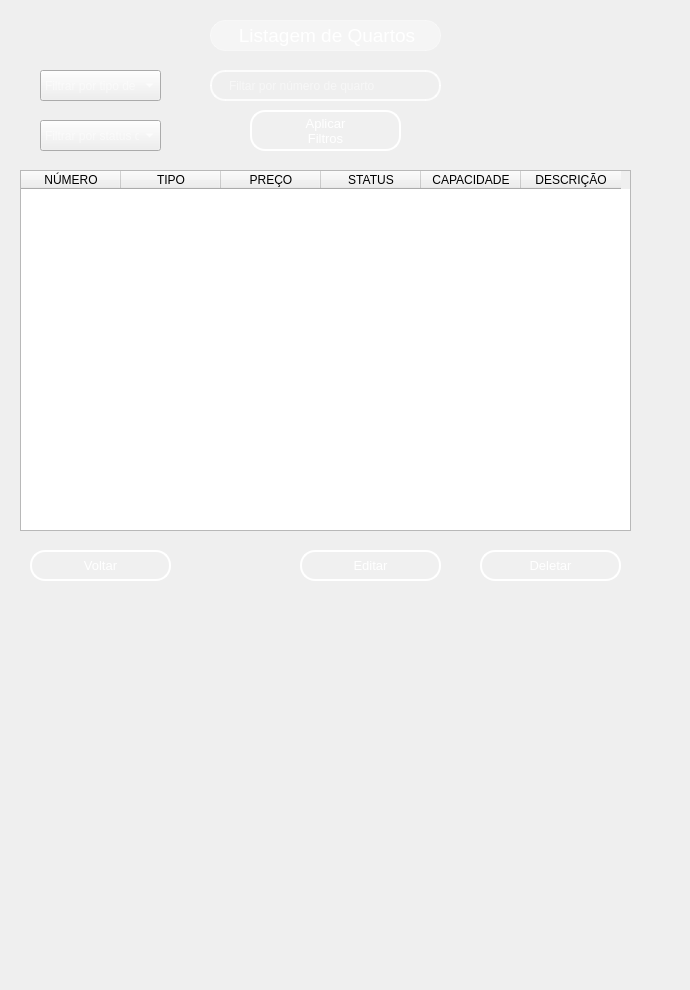
     <widget class="QWidget" name="page_8">
      <widget class="QLineEdit" name="line_filtro_numero">
       <property name="geometry">
        <rect>
         <x>210</x>
         <y>70</y>
         <width>231</width>
         <height>31</height>
        </rect>
       </property>
       <property name="styleSheet">
        <string notr="true">QLineEdit {
    /* Borda e fundo */
    border: 2px solid rgba(255, 255, 255, 200);
    border-radius: 15px;
    background-color: rgba(0, 0, 0, 0); /* Totalmente transparente */
    
    /* Espaçamento interno */
    padding: 5px 15px;
    
    /* Cor do texto */
    color: white;
    
    /* Melhora a renderização */
    background-clip: padding-box;
}

/* Efeito ao focar */
QLineEdit:focus {
    border: 2px solid rgba(255, 255, 255, 255);
    background-color: rgba(255, 255, 255, 36);
}</string>
       </property>
       <property name="placeholderText">
        <string>Filtar por número de quarto</string>
       </property>
      </widget>
      <widget class="QComboBox" name="combo_filtro_tipo">
       <property name="geometry">
        <rect>
         <x>40</x>
         <y>70</y>
         <width>121</width>
         <height>31</height>
        </rect>
       </property>
       <property name="styleSheet">
        <string notr="true">color:rgba(255, 255, 255, 255);</string>
       </property>
       <property name="currentText">
        <string>Simples </string>
       </property>
       <property name="placeholderText" stdset="0">
        <string>Filtrar por tipo de quarto</string>
       </property>
       <item>
        <property name="text">
         <string>Simples </string>
        </property>
       </item>
       <item>
        <property name="text">
         <string>Todos</string>
        </property>
       </item>
       <item>
        <property name="text">
         <string>Suíte</string>
        </property>
       </item>
       <item>
        <property name="text">
         <string>Duplo</string>
        </property>
       </item>
       <item>
        <property name="text">
         <string>Luxo</string>
        </property>
       </item>
       <item>
        <property name="text">
         <string>Master</string>
        </property>
       </item>
      </widget>
      <widget class="QComboBox" name="combo_filtro_stts">
       <property name="geometry">
        <rect>
         <x>40</x>
         <y>120</y>
         <width>121</width>
         <height>31</height>
        </rect>
       </property>
       <property name="styleSheet">
        <string notr="true">color:rgba(255, 255, 255, 255);</string>
       </property>
       <property name="placeholderText" stdset="0">
        <string>Filtrar por status de quarto</string>
       </property>
       <item>
        <property name="text">
         <string>Todos</string>
        </property>
       </item>
       <item>
        <property name="text">
         <string>Disponível</string>
        </property>
       </item>
       <item>
        <property name="text">
         <string>Ocupado</string>
        </property>
       </item>
       <item>
        <property name="text">
         <string>Em nautenção</string>
        </property>
       </item>
      </widget>
      <widget class="QTableWidget" name="tableWidget_2">
       <property name="geometry">
        <rect>
         <x>20</x>
         <y>170</y>
         <width>611</width>
         <height>361</height>
        </rect>
       </property>
       <column>
        <property name="text">
         <string>NÚMERO</string>
        </property>
       </column>
       <column>
        <property name="text">
         <string>TIPO</string>
        </property>
       </column>
       <column>
        <property name="text">
         <string>PREÇO</string>
        </property>
       </column>
       <column>
        <property name="text">
         <string>STATUS</string>
        </property>
       </column>
       <column>
        <property name="text">
         <string>CAPACIDADE</string>
        </property>
       </column>
       <column>
        <property name="text">
         <string>DESCRIÇÃO</string>
        </property>
       </column>
      </widget>
      <widget class="QPushButton" name="btn_aplicar_filtros">
       <property name="geometry">
        <rect>
         <x>250</x>
         <y>110</y>
         <width>151</width>
         <height>41</height>
        </rect>
       </property>
       <property name="font">
        <font>
         <pointsize>10</pointsize>
        </font>
       </property>
       <property name="styleSheet">
        <string notr="true">QPushButton {
    background-color: rgba(255, 255, 255, 0.5);
    border: 5px solid rgba(255, 255, 255, 0.3); /* Borda branca translúcida */
    color: #333333; /* Texto totalmente opaco */
}

QPushButton:hover {
    background-color: rgba(207, 216, 220, 100);
    border-color:rgba(255, 255, 255,255);
    
}

QPushButton:pressed {
    background-color: #A0B2C8; /* Azul acinzentado */
border-color: #003366; /* Azul escuro */
color: #003366;
}
 QPushButton{border: 2px solid rgba(255, 255, 255, 200);
    border-radius: 15px;
    background-color: rgba(0, 0, 0, 0); /* Totalmente transparente */
    
    /* Espaçamento interno */
    padding: 5px 15px;
    
    /* Cor do texto */
    color: white;
    
    /* Melhora a renderização */
    background-clip: padding-box;
}

/* Efeito ao focar */
QPushButton {
    border: 2px solid rgba(255, 255, 255, 255);
    background-color: rgba(255, 255, 255, 20);
}</string>
       </property>
       <property name="text">
        <string>Aplicar 
Filtros</string>
       </property>
      </widget>
      <widget class="QPushButton" name="btn_voltar_2">
       <property name="geometry">
        <rect>
         <x>30</x>
         <y>550</y>
         <width>141</width>
         <height>31</height>
        </rect>
       </property>
       <property name="font">
        <font>
         <pointsize>10</pointsize>
        </font>
       </property>
       <property name="styleSheet">
        <string notr="true">QPushButton {
    background-color: rgba(255, 255, 255, 0.5);
    border: 5px solid rgba(255, 255, 255, 0.3); /* Borda branca translúcida */
    color: #333333; /* Texto totalmente opaco */
}

QPushButton:hover {
    background-color: rgba(207, 216, 220, 100);
    border-color:rgba(255, 255, 255,255);
    
}

QPushButton:pressed {
    background-color: #A0B2C8; /* Azul acinzentado */
border-color: #003366; /* Azul escuro */
color: #003366;
}
 QPushButton{border: 2px solid rgba(255, 255, 255, 200);
    border-radius: 15px;
    background-color: rgba(0, 0, 0, 0); /* Totalmente transparente */
    
    /* Espaçamento interno */
    padding: 5px 15px;
    
    /* Cor do texto */
    color: white;
    
    /* Melhora a renderização */
    background-clip: padding-box;
}

/* Efeito ao focar */
QPushButton {
    border: 2px solid rgba(255, 255, 255, 255);
    background-color: rgba(255, 255, 255, 20);
}</string>
       </property>
       <property name="text">
        <string>Voltar</string>
       </property>
      </widget>
      <widget class="QPushButton" name="btn_editar_quarto">
       <property name="geometry">
        <rect>
         <x>300</x>
         <y>550</y>
         <width>141</width>
         <height>31</height>
        </rect>
       </property>
       <property name="font">
        <font>
         <pointsize>10</pointsize>
        </font>
       </property>
       <property name="styleSheet">
        <string notr="true">QPushButton {
    background-color: rgba(255, 255, 255, 0.5);
    border: 5px solid rgba(255, 255, 255, 0.3); /* Borda branca translúcida */
    color: #333333; /* Texto totalmente opaco */
}

QPushButton:hover {
    background-color: rgba(207, 216, 220, 100);
    border-color:rgba(255, 255, 255,255);
    
}

QPushButton:pressed {
    background-color: #A0B2C8; /* Azul acinzentado */
border-color: #003366; /* Azul escuro */
color: #003366;
}
 QPushButton{border: 2px solid rgba(255, 255, 255, 200);
    border-radius: 15px;
    background-color: rgba(0, 0, 0, 0); /* Totalmente transparente */
    
    /* Espaçamento interno */
    padding: 5px 15px;
    
    /* Cor do texto */
    color: white;
    
    /* Melhora a renderização */
    background-clip: padding-box;
}

/* Efeito ao focar */
QPushButton {
    border: 2px solid rgba(255, 255, 255, 255);
    background-color: rgba(255, 255, 255, 20);
}</string>
       </property>
       <property name="text">
        <string>Editar</string>
       </property>
      </widget>
      <widget class="QPushButton" name="btn_deletar">
       <property name="geometry">
        <rect>
         <x>480</x>
         <y>550</y>
         <width>141</width>
         <height>31</height>
        </rect>
       </property>
       <property name="font">
        <font>
         <pointsize>10</pointsize>
        </font>
       </property>
       <property name="styleSheet">
        <string notr="true">QPushButton {
    background-color: rgba(255, 255, 255, 0.5);
    border: 5px solid rgba(255, 255, 255, 0.3); /* Borda branca translúcida */
    color: #333333; /* Texto totalmente opaco */
}

QPushButton:hover {
    background-color: rgba(207, 216, 220, 100);
    border-color:rgba(255, 255, 255,255);
    
}

QPushButton:pressed {
    background-color: #A0B2C8; /* Azul acinzentado */
border-color: #003366; /* Azul escuro */
color: #003366;
}
 QPushButton{border: 2px solid rgba(255, 255, 255, 200);
    border-radius: 15px;
    background-color: rgba(0, 0, 0, 0); /* Totalmente transparente */
    
    /* Espaçamento interno */
    padding: 5px 15px;
    
    /* Cor do texto */
    color: white;
    
    /* Melhora a renderização */
    background-clip: padding-box;
}

/* Efeito ao focar */
QPushButton {
    border: 2px solid rgba(255, 255, 255, 255);
    background-color: rgba(255, 255, 255, 20);
}</string>
       </property>
       <property name="text">
        <string>Deletar</string>
       </property>
       <property name="iconSize">
        <size>
         <width>16</width>
         <height>16</height>
        </size>
       </property>
      </widget>
      <widget class="QLabel" name="label_47">
       <property name="geometry">
        <rect>
         <x>210</x>
         <y>20</y>
         <width>231</width>
         <height>31</height>
        </rect>
       </property>
       <property name="styleSheet">
        <string notr="true">QWidget {
    background-color: rgba(255, 255, 255, 90); /* 20% de opacidade */
    border-radius: 15px;
    border: 1px solid rgba(255, 255, 255, 100);
    backdrop-filter: blur(10px);
    /* Sombra inicial sutil nas laterais */
    box-shadow: 0 0 5px rgba(255, 255, 255, 50);
    /* Transição suave para sombra e fundo */
    transition: box-shadow 0.5s ease, background-color 0.5s ease, border 0.5s ease;
}

QWidget:hover {
    background-color: rgba(255, 255, 255, 110); /* Aumenta o brilho */
    border: 1px solid rgba(255, 255, 255, 130);
    /* Sombra mais intensa nas laterais, simulando brilho em movimento */
    box-shadow: 10px 0 15px rgba(255, 255, 255, 100), 
                -10px 0 15px rgba(255, 255, 255, 100);
}</string>
       </property>
       <property name="text">
        <string>&lt;html&gt;&lt;head/&gt;&lt;body&gt;&lt;p align=&quot;center&quot;&gt;&lt;span style=&quot; font-size:14pt; color:#ffffff;&quot;&gt;Listagem de Quartos&lt;/span&gt;&lt;/p&gt;&lt;/body&gt;&lt;/html&gt;</string>
       </property>
      </widget>
      <widget class="QWidget" name="widget_20" native="true">
       <property name="geometry">
        <rect>
         <x>-10</x>
         <y>-190</y>
         <width>681</width>
         <height>981</height>
        </rect>
       </property>
       <property name="styleSheet">
        <string notr="true">QWidget {
    background: qradialgradient(
        cx: 0.5, cy: 0.2, radius: 0.8,
        fx: 0.5, fy: 0.2,
        stop: 0 #7FA3A6,  /* Brilho no topo (mais suave) */
        stop: 0.4 #4E7580, /* Azul intermediário mais escuro */
        stop: 0.7 #27425A, /* Azul mais escuro na transição */
        stop: 1 #0A1A30   /* Azul bem escuro na parte inferior */
    );
}
</string>
       </property>
      </widget>
      <zorder>widget_20</zorder>
      <zorder>line_filtro_numero</zorder>
      <zorder>combo_filtro_tipo</zorder>
      <zorder>combo_filtro_stts</zorder>
      <zorder>tableWidget_2</zorder>
      <zorder>btn_aplicar_filtros</zorder>
      <zorder>btn_voltar_2</zorder>
      <zorder>btn_editar_quarto</zorder>
      <zorder>btn_deletar</zorder>
      <zorder>label_47</zorder>
     </widget>
